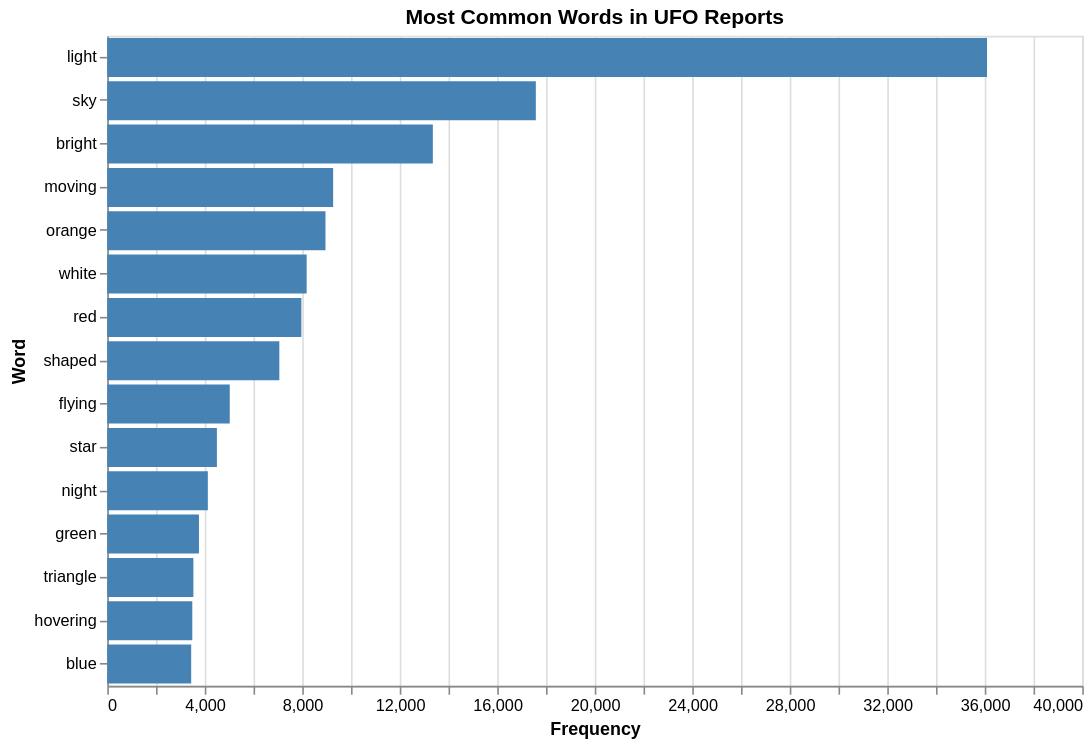

The notebook cell saved with this chart:
### Markdown cell above
##Graphing the word network created.
#we can see that the central words are the most interconnected and appear commonly alongside eachother. We can deduce that many UFO descriptions include seing a moving light through the sky described in different colors with red being the most common color seen.
##This could also be interpreted as people see aircraft with their red lights flying in the sky and mistake them for UFO's

### Code cell
import altair as alt


top15 = pd.DataFrame(word_freq.most_common(15), columns=['word', 'count'])

chart = alt.Chart(top15).mark_bar(color='steelblue').encode(
    x=alt.X('count:Q', title='Frequency'),
    y=alt.Y('word:N', sort='-x', title='Word')
).properties(
    title='Most Common Words in UFO Reports',
    width=600,
    height=400
)

chart.display()
chart.save('word_frequency_chart.png')
print("word_frequency_chart.png saved")

from google.colab import files
files.download('word_frequency_chart.png')

### Figure 1 — Vega-Lite specification as saved in the notebook (floating-point values rounded to 4 significant figures)
{"config": {"view": {"continuousWidth": 300, "continuousHeight": 300}}, "data": {"name": "data-b1df09355a07ae0c59e6c661726af340"}, "mark": {"type": "bar", "color": "steelblue"}, "encoding": {"x": {"field": "count", "title": "Frequency", "type": "quantitative"}, "y": {"field": "word", "sort": "-x", "title": "Word", "type": "nominal"}}, "height": 400, "title": "Most Common Words in UFO Reports", "width": 600, "$schema": "https://vega.github.io/schema/vega-lite/v5.20.1.json", "datasets": {"data-b1df09355a07ae0c59e6c661726af340": [{"word": "light", "count": 36093}, {"word": "sky", "count": 17583}, {"word": "bright", "count": 13358}, {"word": "moving", "count": 9267}, {"word": "orange", "count": 8953}, {"word": "white", "count": 8181}, {"word": "red", "count": 7964}, {"word": "shaped", "count": 7060}, {"word": "flying", "count": 5026}, {"word": "star", "count": 4498}, {"word": "night", "count": 4127}, {"word": "green", "count": 3762}, {"word": "triangle", "count": 3534}, {"word": "hovering", "count": 3489}, {"word": "blue", "count": 3443}]}}
